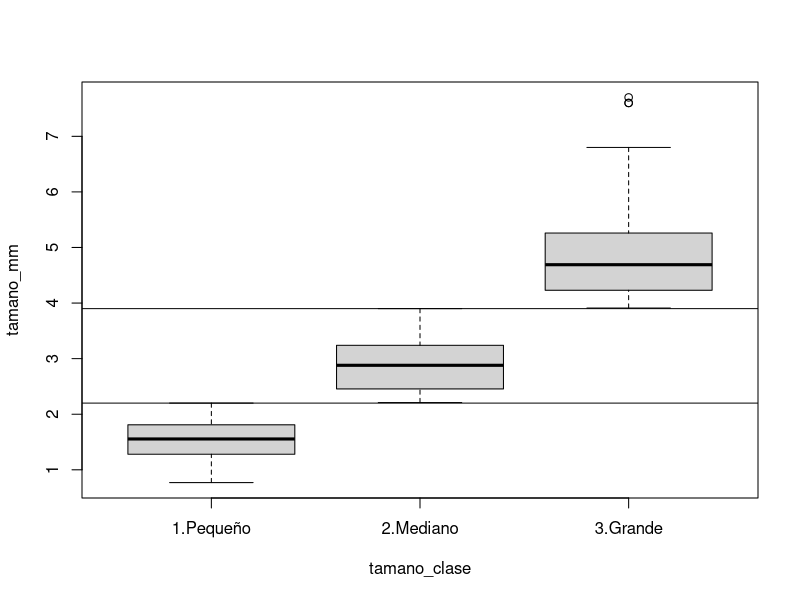
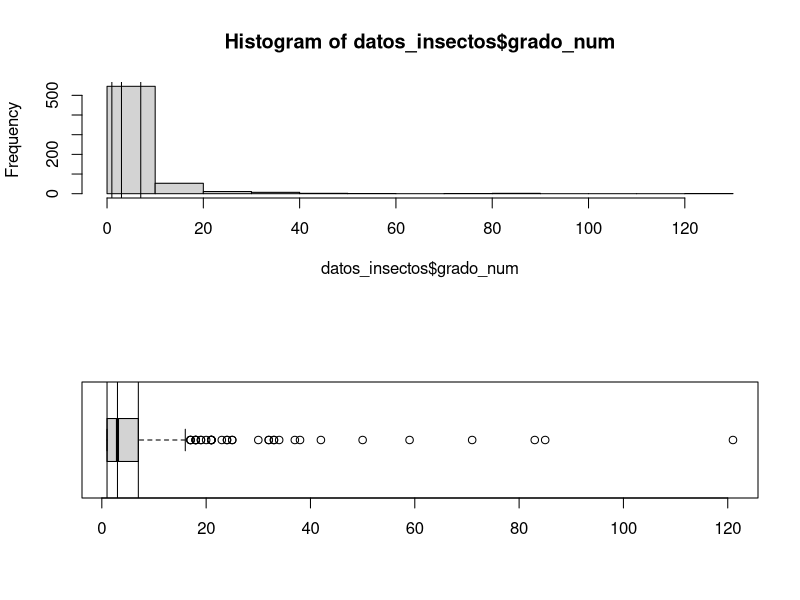

Recreate these plots in R, in order. (Note: this script raises an error after producing the figures.)
# Analisis de G vs DIT
# Variaciones de variables
# ==============================================================================
# SCRIPT DE REFERENCIA: MODELADO DE VARIABLES CONTINUAS Y CATEGÓRICAS
# Contexto: Tamaño de Insectos vs. Grado de Generalización de Dieta
# ==============================================================================

# 0. Cargar librerías necesarias
# install.packages(c("ranger", "mgcv", "dplyr"))
library(ranger) # Para Random Forest
library(mgcv)   # Para Modelos Aditivos Generalizados (GAM)
library(dplyr)  # Para manipulación de datos

# 1. Simulación de Datos de Ejemplo
set.seed(42) # Para reproducibilidad

# Generamos 200 observaciones simulando una comunidad de insectos
n_obs <- 200


datos_insectos <- read.csv("GyTCV2.csv")
head(datos_insectos)

# Clasificamos el tamaño
datos_insectos$tamano_mm <- datos_insectos$DIT.final
datos_insectos$tamano_clase[datos_insectos$tamano_mm <= 2.2] <- "1.Pequeño"
datos_insectos$tamano_clase[datos_insectos$tamano_mm > 2.2 & datos_insectos$tamano_mm <= 3.9] <- "2.Mediano"
datos_insectos$tamano_clase[datos_insectos$tamano_mm > 3.9] <- "3.Grande"

boxplot(tamano_mm~tamano_clase,datos_insectos)
abline(h=c(2.2,3.9))


# Respuestas (Y)
datos_insectos$grado_num <- datos_insectos$Z_Grado
datos_insectos$grado_num <- datos_insectos$Grado
datos_insectos <- subset(datos_insectos, !is.na(Z_Grado))
par(mfrow=c(2,1))
hist(datos_insectos$grado_num)
abline(v=(summary(datos_insectos$grado_num)[c(2,3,5)]))
boxplot(datos_insectos$grado_num, horizontal = TRUE)
abline(v=(summary(datos_insectos$grado_num)[c(2,3,5)]))

# Simulamos la dieta (Categórica Binaria: Especialista/Generalista)
# Insectos más grandes tienen mayor probabilidad de ser generalistas
datos_insectos$clase_especializacion <- NA
summary(datos_insectos$grado_num)
datos_insectos$clase_especializacion[datos_insectos$grado_num <  summary(datos_insectos$grado_num)[3]] <- "1.Especialista"
datos_insectos$clase_especializacion[datos_insectos$grado_num >=  summary(datos_insectos$grado_num)[3]] <- "2.Generalista"
# datos_insectos$clase_especializacion[datos_insectos$grado_num >  summary(datos_insectos$grado_num)[3] &
                                       # datos_insectos$grado_num <=  summary(datos_insectos$grado_num)[5]] <- "2.2.Generalista"
# datos_insectos$clase_especializacion[datos_insectos$grado_num >  summary(datos_insectos$grado_num)[5]] <- "3.Hipergeneralista"

head(datos_insectos)

table(datos_insectos$clase_especializacion)
summary(as.factor(datos_insectos$clase_especializacion))



geograficas <- base_datos$ubicacion.geografica
geograficas$ID[geograficas$ID=="Santos_2010"] <- "M_076"
geograficas$ID[geograficas$ID=="M_Var2012"] <- "M_077"
datos_geo <- merge(datos_insectos, geograficas, by="ID")
head(datos_geo)

datos_geo$clase_latitud <- NA
datos_geo$clase_latitud[abs(datos_geo$Latitud)<30] <- "1.Baja"
datos_geo$clase_latitud[abs(datos_geo$Latitud)>=30 & abs(datos_geo$Latitud)<90] <- "2.Media"
datos_geo$clase_latitud[abs(datos_geo$Latitud)>=100] <- "3.Alta"
table(datos_geo$clase_latitud)






# ==============================================================================
# ANÁLISIS 1: X Categórica -> Y Continua
# (Ej: Grado de generalización (índice) entre clases de tamaño)
# ==============================================================================

print("--- 1A. ANOVA Clásico ---")
modelo_anova <- aov(grado_num ~ tamano_clase, data = datos_insectos)
summary(modelo_anova)


# 1. Cargar librerías necesarias
library(ggplot2)
library(ggpubr) # Para agregar p-values fácilmente

# 4. Visualizar con ggplot2 y ggpubr
ggplot(datos_insectos, aes(x = tamano_clase, y = grado_num, fill = tamano_clase)) +
  geom_boxplot(alpha = 0.7) +
  theme_minimal() +
  # Añade comparaciones de Tukey (o wilcox/t.test)
  stat_compare_means(method = "anova", label.y = 10) + # P-value global
  stat_compare_means(comparisons = list(c("1.Pequeño", "2.Mediano"), c("2.Mediano", "3.Grande"), c("1.Pequeño", "3.Grande")), 
                     label = "p.signif") + # P-values por pares
  labs(
    title = "Grado de Generalización por Clase de Tamaño",
    x = "Clase de Tamaño del Insecto",
    y = "Índice de Generalización Z score",
    subtitle = "Comparación de distribuciones (Categórica vs Continua)") +
  theme(legend.position = "none") # Ocultamos la leyenda porque el eje X ya lo explica


# Prueba post-hoc si hay diferencias significativas
TukeyHSD(modelo_anova)



# ==============================================================================
# ANÁLISIS 2: X Continua -> Y Continua
# (Ej: Grado de generalización (índice) en función del tamaño en mm)
# ==============================================================================

print("--- 2A. Regresión Lineal Simple ---")
modelo_lm <- lm(grado_num ~ tamano_mm, data = datos_insectos)
summary(modelo_lm)
plot(modelo_lm)

print("--- 2B. Modelos Aditivos Generalizados (GAM) ---")
# Ideal si sospechamos que la generalización hace una asíntota al llegar a cierto tamaño
modelo_gam <- gam(grado_num ~ s(tamano_mm), data = datos_insectos, method = "REML")
plot(grado_num~tamano_mm, datos_insectos)
abline(modelo_lm, col="red")
# plot(modelo_gam, pages = 1) # Para ver la curva de respuesta

# ==============================================================================
# GRÁFICO 2: Continua vs Continua (Regresión / GAM)
# Tipo: Gráfico de Dispersión con Línea de Tendencia
# ==============================================================================
# Se usa geom_smooth() para añadir la curva. Usamos "lm" para regresión lineal 
# o "gam" para relaciones no lineales.

plot_regresion <- ggplot(datos_insectos, aes(x = tamano_mm, y = grado_num)) +
  geom_point(alpha = 0.5, color = "#2c3e50") + # Puntos de datos
  geom_smooth(method = "gam", color = "#e74c3c", fill = "#e74c3c", alpha = 0.2) + # Curva ajustada
  theme_minimal() +
  labs(
    title = "Relación entre Tamaño y Grado de Generalización",
    subtitle = "Tendencia continua con modelo GAM (Continua vs Continua)",
    x = "Tamaño (mm)",
    y = "Índice de Generalización Z score"
  )

print(plot_regresion)


# ==============================================================================
# ANÁLISIS 3: X Continua -> Y Categórica
# (Ej: Probabilidad de ser Generalista según el tamaño en mm)
# ==============================================================================

print("--- 3. Regresión Logística ---")
# IMPORTANTE: glm() toma el segundo nivel del factor alfanuméricamente como el "éxito" (1).
# Levels son "Especialista", "Generalista", por lo que modelará la prob de "Generalista".

modelo_logistico <- glm(clase_especializacion ~ tamano_mm, data = datos_insectos, family = "binomial")
summary(modelo_logistico)
# ==============================================================================
# GRÁFICO 3: Continua vs Categórica (Regresión Logística)
# Tipo: Curva Logística sobre Datos Binarios
# ==============================================================================
# Para ggplot2, necesitamos que la variable categórica sea numérica (0 y 1).
# Creamos una variable temporal para el gráfico: 1 = Generalista, 0 = Especialista.

datos_insectos$clase_especializacion_binaria <- ifelse(datos_insectos$clase_especializacion == "2.Generalista", 1, 0)


library(lme4)
# Ajuste del modelo
modelo_mixto <- glmer(
  clase_especializacion_binaria ~ tamano_mm + (1 | ID), 
  data = datos_geo, 
  family = binomial(link = "logit")
)
# Ver resultados
summary(modelo_mixto)

modelo_mixto2 <- glmer(
  clase_especializacion_binaria ~ tamano_mm + clase_latitud + (1 | ID), 
    data = datos_geo, 
  family = binomial(link = "logit")
)
summary(modelo_mixto2)

anova(modelo_mixto, modelo_mixto2, test = "Chisq")

# 1. Cargar librerías
library(effects)
library(ggplot2)

# 2. Extraer los efectos de la variable 'tamano_mm'
# Esto calcula las probabilidades y los intervalos de confianza
efectos_tamano <- as.data.frame(effect("tamano_mm", modelo_mixto))

# 3. Crear el gráfico con ggplot2
ggplot(efectos_tamano, aes(x = tamano_mm, y = fit)) +
  # Añadimos la banda de confianza
  geom_ribbon(aes(ymin = lower, ymax = upper), fill = "lightblue", alpha = 0.4) +
  # Añadimos la línea de la curva logística
  geom_line(color = "darkblue", size = 1.2) +
  # Opcional: Añadir los datos originales (alfombra de datos)
  geom_rug(data = datos_insectos, aes(y = clase_especializacion_binaria), 
           sides = "b", alpha = 0.3) +
  # Etiquetas y formato
  labs(
    title = "Efecto del Tamaño en la Especialización",
    subtitle = "Modelo logístico de efectos mixtos (ID como intercepto aleatorio)",
    x = "Tamaño (mm)",
    y = "Probabilidad de Especialización"
  ) +
  scale_y_continuous(labels = scales::percent) + # Muestra eje Y en porcentaje
  theme_bw()


# 1. Cargar librerías
library(emmeans)
library(ggplot2)
library(dplyr)

# 2. Generar una malla de datos para las predicciones
# Creamos un rango de tamaño (tamano_mm) para cada ID
grid <- expand.grid(
  tamano_mm = seq(min(datos_insectos$tamano_mm), max(datos_insectos$tamano_mm), length.out = 20),
  ID = unique(datos_insectos$ID)
)

head(grid)

rangos <- datos_insectos |> group_by(ID) |> summarise(t.min=min(tamano_mm,na.rm = TRUE),
                                                      t.max=max(tamano_mm,na.rm = TRUE))

head(rangos)

grid_rangos <- merge(grid, rangos)
grid_rangos$delta.1 <- grid_rangos$tamano_mm- grid_rangos$t.min
grid_rangos$delta.2 <- grid_rangos$tamano_mm- grid_rangos$t.max
head(grid_rangos)

grid_rangos <- subset(grid_rangos, delta.1>=0 & delta.2 <=0)
# 3. Calcular las predicciones incluyendo el efecto aleatorio (re.form = NULL)
# Usamos type = "response" para obtener probabilidades (0 a 1)
grid <- grid_rangos
grid$probabilidad <- predict(modelo_mixto, newdata = grid, type = "response")
head(grid)

grid2 <- merge(grid, unique(datos_geo[,c("ID","clase_latitud")], by="ID"))
grid2 <- grid2[,c("clase_latitud","ID","tamano_mm")]
head(grid2)
grid2$probabilidad <- predict(modelo_mixto2, newdata = grid2, type = "response")
head(grid2)
grid2 <- grid2[order(grid2$clase_latitud, grid2$ID, grid2$tamano_mm),]
grid2$color <- 1
grid2$color[grid2$clase_latitud=="2.Media"] <- 2
head(grid2)

# 4. Calcular también la tendencia global (Efecto fijo puro)
grid_global <- data.frame(
  tamano_mm = seq(min(datos_insectos$tamano_mm), max(datos_insectos$tamano_mm), length.out = 100)
)
grid_global$probabilidad <- predict(modelo_mixto, newdata = grid_global, re.form = NA, type = "response")


grid_global2 <- data.frame(
  clase_latitud=c("1.Baja","2.Media"),
  tamano_mm = seq(min(datos_geo$tamano_mm), max(datos_geo$tamano_mm), length.out = 100)
)
grid_global2$probabilidad <- predict(modelo_mixto2, newdata = grid_global2, re.form = NA, type = "response")
grid_global2 <- grid_global2[order(grid_global2$clase_latitud),]

# 5. Graficar

png("Probabilidad_GeneralistaPorID.png")
ggplot() +
  # Líneas finas para cada ID (Efectos aleatorios)
  geom_line(data = grid, aes(x = tamano_mm, y = probabilidad, group = ID), 
            color = "gray", alpha = 0.4) +
  # Línea gruesa para la tendencia promedio (Efecto fijo)
  geom_line(data = grid_global, aes(x = tamano_mm, y = probabilidad), 
            color = "firebrick", size = 1.5) +
  labs(
    title = "Probabilidad de ser Generalista por ID",
    subtitle = "Gris: Efectos individuales por ID | Rojo: Tendencia global estimada",
    x = "Tamaño (mm)",
    y = "Probabilidad"
  ) +
  scale_y_continuous(labels = scales::percent, limits = c(0, 1)) +
  theme_minimal()

dev.off()

# Prob por clase
library(ggeffects)
library(ggplot2)

# 1. Calcular las predicciones para la combinación de tamaño y latitud
# El modelo debe ser: clase ~ tamano_mm + latitud_clase + (1 | ID)
pred_latitud <- ggpredict(modelo_mixto2, terms = c("tamano_mm [all]", "clase_latitud"))

# 2. Graficar
png("../03figuras/ProbabilidadPorLatitud.png")
ggplot(pred_latitud, aes(x = x, y = predicted, color = group, fill = group)) +
  geom_ribbon(aes(ymin = conf.low, ymax = conf.high), alpha = 0.2, color = NA) +
  geom_line(size = 1.2) +
  labs(
    title = "Probabilidad de ser Generalista por Latitud",
    x = "Tamaño (mm)",
    y = "Probabilidad Predicha",
    color = "Clase de Latitud",
    fill = "Clase de Latitud"
  ) +
  scale_y_continuous(labels = scales::percent, limits = c(0, 1)) +
  scale_color_manual(values = c("steelblue", "firebrick")) +
  scale_fill_manual(values = c("steelblue", "firebrick")) +
  theme_minimal()
dev.off()

png("Probabilidad_GeneralistaPorClaseLatitud.png")
ggplot() +
  # Líneas finas para cada ID (Efectos aleatorios)
  geom_line(data = grid2, aes(x = tamano_mm, y = probabilidad, group = clase_latitud), 
            color = grid2$color, alpha = 0.4) +
  # Línea gruesa para la tendencia promedio (Efecto fijo)
  geom_line(data = grid_global2, aes(x = tamano_mm, y = probabilidad), 
            color = "firebrick", size = 1.5) +
  labs(
    title = "Probabilidad de ser Generalista por ID",
    subtitle = "Gris: Efectos individuales por ID | Rojo: Tendencia global estimada",
    x = "Tamaño (mm)",
    y = "Probabilidad"
  ) +
  scale_y_continuous(labels = scales::percent, limits = c(0, 1)) +
  theme_minimal()

dev.off()


# 
plot_logistica <- ggplot(datos_insectos, aes(x = tamano_mm, y = clase_especializacion_binaria)) +
  geom_point(alpha = 0.4, size = 2, aes(color = clase_especializacion)) + # Puntos agrupados en 0 y 1
  geom_smooth(method = "glm", method.args = list(family = "binomial"), color = "black") + # Curva logística
  theme_minimal() +
  labs(
    title = "Probabilidad de tener una Dieta Generalista",
    subtitle = "Curva de regresión logística (Continua vs Categórica)",
    x = "Tamaño (mm)",
    y = "Probabilidad de ser Generalista (1 = Sí, 0 = No)"
  ) +
  scale_y_continuous(breaks = c(0, 0.5, 1))

png("Probabilidad_Generalista.png")
print(plot_logistica)
dev.off()

histogram(~tamano_mm|clase_especializacion, datos_insectos, layout=c(1,2))
table(datos_insectos$clase_especializacion)

# 
library(MASS)

# Ajustar modelo ordinal
datos_insectos$clase_especializacion <- as.factor(datos_insectos$clase_especializacion)
modelo_ord <- polr(clase_especializacion ~ tamano_mm, data = datos_insectos, Hess = TRUE)

# Ver resumen
summary(modelo_ord)

# Calcular p-values
tabla_coef <- coef(summary(modelo_ord))
p <- pnorm(abs(tabla_coef[, "t value"]), lower.tail = FALSE) * 2
tabla_final <- cbind(tabla_coef, "p value" = p)
print(tabla_final)

# Crear datos para predecir
nuevos_datos <- data.frame(
  tamano_mm = seq(min(datos_insectos$tamano_mm), max(datos_insectos$tamano_mm), length.out = 100))

# Predecir probabilidades
predicciones <- cbind(nuevos_datos, predict(modelo_ord, nuevos_datos, type = "probs"))

# Formatear para ggplot (formato largo)
library(tidyr)
pred_long <- pivot_longer(predicciones, cols = c("1.Especialista", "2.Generalista"), 
                          names_to = "Nivel", values_to = "Probabilidad")
pred_long$Nivel <- factor(pred_long$Nivel, levels = c("1.Especialista", "2.Generalista"))

# Graficar


png("LogisticoOrdinal4clases.png")
ggplot(pred_long, aes(x = tamano_mm, y = Probabilidad, color = Nivel)) +
  geom_line(size = 1) +
  labs(title = "Probabilidades Predichas por Nivel de Satisfacción",
       x = "Tamaño mm", y = "Probabilidad") +
  theme_minimal()
dev.off()

png("LogisticoOrdinal3clases.png")
ggplot(pred_long, aes(x = tamano_mm, y = Probabilidad, color = Nivel)) +
  geom_line(size = 1) +
  labs(title = "Probabilidades Predichas por Nivel de Satisfacción",
       x = "Tamaño mm", y = "Probabilidad") +
  theme_minimal()
dev.off()


# ==============================================================================
# ANÁLISIS 4: X Categórica -> Y Categórica
# (Ej: Asociación entre Clase de Tamaño y Tipo de Dieta)
# ==============================================================================

print("--- 4. Prueba de Chi-cuadrado ---")
tabla_contingencia <- table(datos_insectos$tamano_clase, datos_insectos$clase_especializacion)
print(tabla_contingencia)

prueba_chi <- chisq.test(tabla_contingencia)
print(prueba_chi)

# Cargar la librería principal para gráficos
library(ggplot2)

# ==============================================================================
# GRÁFICO 4: Categórica vs Categórica (Chi-cuadrado)
# Tipo: Gráfico de Barras Apiladas al 100%
# ==============================================================================
# position="fill" estandariza las barras al 100%, lo que permite comparar 
# proporciones de forma directa, independientemente del tamaño muestral de cada clase.

plot_chi <- ggplot(datos_insectos, aes(x = tamano_clase, fill = clase_especializacion)) +
  geom_bar(position = "fill", alpha = 0.8) +
  theme_minimal() +
  scale_y_continuous(labels = scales::percent) + # Muestra el eje Y como porcentajes
  labs(
    title = "Proporción de Clase de generalización por Clase de Tamaño",
    subtitle = "Asociación de proporciones (Categórica vs Categórica)",
    x = "Clase de Tamaño del Insecto",
    y = "Porcentaje de Individuos",
    fill = "Clase de generalización"
  )

png("ProprcionPorClase.png")
print(plot_chi)
dev.off()




# ==============================================================================
# ANÁLISIS 4: X Categórica -> Y Categórica
# (Ej: Asociación entre Clase de Tamaño y Tipo de Dieta)
# ==============================================================================

print("--- 4. Prueba de Chi-cuadrado ---")

lat.baja <- subset(datos_geo, clase_latitud=="1.Baja")
tabla_contingencia1 <- table(lat.baja$tamano_clase, lat.baja$clase_especializacion)
print(tabla_contingencia1)

prueba_chi1 <- chisq.test(tabla_contingencia1)
print(prueba_chi1)


lat.media <- subset(datos_geo, clase_latitud=="2.Media")
tabla_contingencia2 <- table(lat.media$tamano_clase, lat.media$clase_especializacion)
print(tabla_contingencia2)

prueba_chi2 <- chisq.test(tabla_contingencia2)
print(prueba_chi2)

lat.alta <- subset(datos_geo, clase_latitud=="3.Alta")
tabla_contingencia3 <- table(lat.alta$tamano_clase, lat.alta$clase_especializacion)
print(tabla_contingencia3)

prueba_chi3 <- chisq.test(tabla_contingencia3)
print(prueba_chi3)

# Cargar la librería principal para gráficos
library(ggplot2)

# ==============================================================================
# GRÁFICO 4: Categórica vs Categórica (Chi-cuadrado)
# Tipo: Gráfico de Barras Apiladas al 100%
# ==============================================================================
# position="fill" estandariza las barras al 100%, lo que permite comparar 
# proporciones de forma directa, independientemente del tamaño muestral de cada clase.

plot_chi1 <- ggplot(lat.baja, aes(x = tamano_clase, fill = clase_especializacion)) +
  geom_bar(position = "fill", alpha = 0.8) +
  theme_minimal() +
  scale_y_continuous(labels = scales::percent) + # Muestra el eje Y como porcentajes
  labs(
    title = "Proporción de Tipo de Dieta por Clase de Tamaño Latitud Baja",
    subtitle = "Asociación de proporciones (Categórica vs Categórica)",
    x = "Clase de Tamaño del Insecto",
    y = "Porcentaje de Individuos",
    fill = "Tipo de Dieta"
  )

print(plot_chi1)

plot_chi2 <- ggplot(lat.media, aes(x = tamano_clase, fill = clase_especializacion)) +
  geom_bar(position = "fill", alpha = 0.8) +
  theme_minimal() +
  scale_y_continuous(labels = scales::percent) + # Muestra el eje Y como porcentajes
  labs(
    title = "Proporción de Tipo de Dieta por Clase de Tamaño Latitud Media",
    subtitle = "Asociación de proporciones (Categórica vs Categórica)",
    x = "Clase de Tamaño del Insecto",
    y = "Porcentaje de Individuos",
    fill = "Tipo de Dieta"
  )

print(plot_chi2)

plot_chi3 <- ggplot(lat.alta, aes(x = tamano_clase, fill = clase_especializacion)) +
  geom_bar(position = "fill", alpha = 0.8) +
  theme_minimal() +
  scale_y_continuous(labels = scales::percent) + # Muestra el eje Y como porcentajes
  labs(
    title = "Proporción de Tipo de Dieta por Clase de Tamaño Latitud Alta",
    subtitle = "Asociación de proporciones (Categórica vs Categórica)",
    x = "Clase de Tamaño del Insecto",
    y = "Porcentaje de Individuos",
    fill = "Tipo de Dieta"
  )

print(plot_chi3)



plot(abs(Latitud)~tamano_mm, datos_geo)
     
